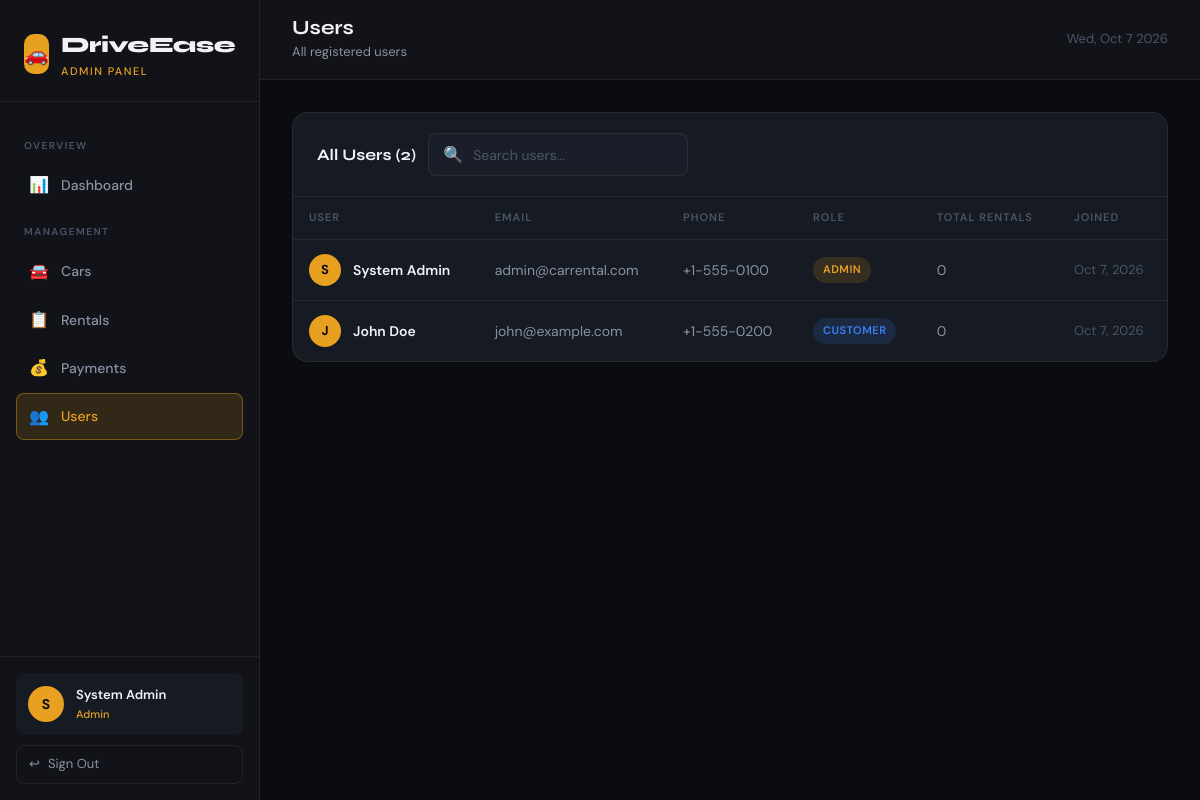
The page /admin/users.php (signed in) on the database its author committed.
### tables this page shows
CREATE TABLE IF NOT EXISTS users (
    id INT AUTO_INCREMENT PRIMARY KEY,
    name VARCHAR(100) NOT NULL,
    email VARCHAR(150) NOT NULL UNIQUE,
    password VARCHAR(255) NOT NULL,
    phone VARCHAR(20),
    role ENUM('admin', 'customer') NOT NULL DEFAULT 'customer',
    created_at TIMESTAMP DEFAULT CURRENT_TIMESTAMP,
    updated_at TIMESTAMP DEFAULT CURRENT_TIMESTAMP ON UPDATE CURRENT_TIMESTAMP
);

### includes/functions.php (called while the page is built, shortened)
<?php
function getAllUsers() {
    $conn = getDBConnection();
    $result = $conn->query("SELECT u.*, COUNT(r.id) as total_rentals FROM users u LEFT JOIN rentals r ON u.id = r.user_id GROUP BY u.id ORDER BY u.created_at DESC");
    return $result->fetch_all(MYSQLI_ASSOC);
}
?>

### admin/users.php (the view, shortened to what this page needs)
<?php
require_once '../includes/functions.php';
require_once '../includes/layout.php';
$users = getAllUsers();
?>
<!DOCTYPE html>
<html lang="en">
<head>
    <link rel="stylesheet" href="../assets/css/style.css">
</head>
<body>
<div class="app-layout">
    <div class="main-content">
        <div class="page-content">
            <div class="card">
                <div class="card-header">
                    <div class="flex items-center gap-12">
                        <h3 class="card-title">All Users (<?= count($users) ?>)</h3>
                        <div class="search-bar">
                            <span>🔍</span>
                            <input type="text" id="search-users" placeholder="Search users...">
                        </div>
                    </div>
                </div>
                <div class="table-wrapper">
                    <?php if (empty($users)): ?>
                    <div class="empty-state">
                        <div class="empty-icon">👥</div>
                        <div class="empty-title">No users yet</div>
                    </div>
                    <?php else: ?>
                    <table id="users-table">
                        <thead>
                            <tr>
                                <th>User</th>
                                <th>Email</th>
                                <th>Phone</th>
                                <th>Role</th>
                                <th>Total Rentals</th>
                                <th>Joined</th>
                            </tr>
                        </thead>
                        <tbody>
                            <?php foreach ($users as $u): ?>
                            <tr>
                                <td>
                                    <div class="flex items-center gap-12">
                                        <div class="user-avatar" style="width:32px;height:32px;font-size:13px">
                                            <?= strtoupper(substr($u['name'], 0, 1)) ?>
                                        </div>
                                        <div class="fw-600"><?= htmlspecialchars($u['name']) ?></div>
                                    </div>
                                </td>
                                <td><?= htmlspecialchars($u['email']) ?></td>
                                <td><?= htmlspecialchars($u['phone'] ?? '—') ?></td>
                                <td>
                                    <?php if ($u['role'] === 'admin'): ?>
                                    <span class="badge badge-accent">Admin</span>
                                    <?php else: ?>
                                    <span class="badge badge-info">Customer</span>
                                    <?php endif; ?>
                                </td>
                                <td><?= $u['total_rentals'] ?></td>
                                <td style="font-size:13px;color:var(--text-muted)"><?= date('M j, Y', strtotime($u['created_at'])) ?></td>
                            </tr>
                            <?php endforeach; ?>
                        </tbody>
                    </table>
                    <?php endif; ?>
                </div>
            </div>
        </div>
    </div>
</div>
</body>
</html>

### assets/css/style.css (style rules this page uses)
:root { --bg-primary: #0a0c10; --bg-secondary: #111318; --bg-card: #161a22; --bg-card-hover: #1c2130; --bg-input: #1a1e28; --accent: #e8a020; --accent-light: #f5bb55; --accent-dim: rgba(232, 160, 32, 0.15); --accent-glow: rgba(232, 160, 32, 0.3); --text-primary: #f0f2f7; --text-secondary: #8892a4; --text-muted: #4a5568; --border: rgba(255,255,255,0.07); --border-accent: rgba(232, 160, 32, 0.4); --success: #22c55e; --success-dim: rgba(34, 197, 94, 0.15); --danger: #ef4444; --danger-dim: rgba(239, 68, 68, 0.15); --warning: #f59e0b; --warning-dim: rgba(245, 158, 11, 0.15); --info: #3b82f6; --info-dim: rgba(59, 130, 246, 0.15); --radius: 12px; --radius-sm: 8px; --radius-lg: 16px; --shadow: 0 4px 24px rgba(0,0,0,0.4); --shadow-accent: 0 4px 24px rgba(232, 160, 32, 0.2); --transition: all 0.25s cubic-bezier(0.4, 0, 0.2, 1); }
*, *::before, *::after { box-sizing: border-box; margin: 0; padding: 0; }
html { scroll-behavior: smooth; }
body { font-family: 'DM Sans', sans-serif; background-color: var(--bg-primary); color: var(--text-primary); min-height: 100vh; line-height: 1.6; -webkit-font-smoothing: antialiased; }
h1, h2, h3, h4, h5 { font-family: 'Syne', sans-serif; line-height: 1.2; color: var(--text-primary); }
.app-layout { display: flex; min-height: 100vh; }
.user-avatar { width: 36px; height: 36px; background: var(--accent); border-radius: 50%; display: flex; align-items: center; justify-content: center; font-weight: 700; font-size: 14px; color: var(--bg-primary); flex-shrink: 0; }
.main-content { margin-left: 260px; flex: 1; min-height: 100vh; background: var(--bg-primary); }
.page-content { padding: 32px; max-width: 1400px; }
.card { background: var(--bg-card); border: 1px solid var(--border); border-radius: var(--radius-lg); overflow: hidden; }
.card-header { padding: 20px 24px; border-bottom: 1px solid var(--border); display: flex; align-items: center; justify-content: space-between; }
.card-title { font-family: 'Syne', sans-serif; font-size: 16px; font-weight: 700; }
.table-wrapper { overflow-x: auto; }
table { width: 100%; border-collapse: collapse; font-size: 14px; }
thead th { padding: 12px 16px; text-align: left; font-size: 11px; font-weight: 600; text-transform: uppercase; letter-spacing: 1px; color: var(--text-muted); border-bottom: 1px solid var(--border); white-space: nowrap; }
tbody td { padding: 14px 16px; border-bottom: 1px solid var(--border); color: var(--text-secondary); vertical-align: middle; }
tbody tr:last-child td { border-bottom: none; }
tbody td:first-child { color: var(--text-primary); font-weight: 500; }
.badge { display: inline-flex; align-items: center; gap: 5px; padding: 4px 10px; border-radius: 20px; font-size: 11px; font-weight: 600; text-transform: uppercase; letter-spacing: 0.5px; }
.badge-info { background: var(--info-dim); color: var(--info); }
.badge-accent { background: var(--accent-dim); color: var(--accent); }
.fw-600 { font-weight: 600; }
.flex { display: flex; }
.items-center { align-items: center; }
.gap-12 { gap: 12px; }
.search-bar { display: flex; align-items: center; gap: 10px; background: var(--bg-input); border: 1px solid var(--border); border-radius: var(--radius-sm); padding: 8px 14px; transition: var(--transition); }
.search-bar input { background: none; border: none; color: var(--text-primary); font-family: 'DM Sans', sans-serif; font-size: 14px; outline: none; width: 200px; }
.search-bar input::placeholder { color: var(--text-muted); }

### rows shown on the page
users: name "S", name "System Admin", email "admin@carrental.com", phone "+1-555-0100", role "ADMIN", total_rentals "0", created_at "Oct 7, 2026"
users: name "J", name "John Doe", email "john@example.com", phone "+1-555-0200", role "CUSTOMER", total_rentals "0", created_at "Oct 7, 2026"

### other values the page prints
substr($_SESSION['user_name'] ?? 'U', 0, 1) "S"
$_SESSION['user_name'] "System Admin"
$_SESSION['user_role'] "Admin"
$title "Users"
$subtitle "All registered users"
count($users) "2"
